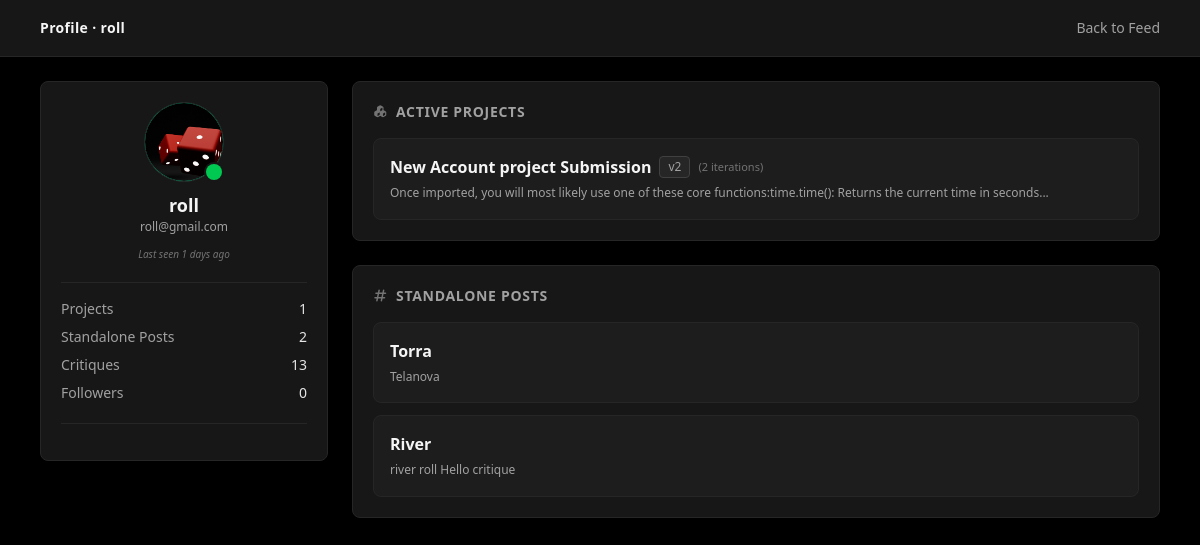
/profile/3 (signed in), run on the app's committed database.
### models.py (models this page shows)
class User(db.Model):
    __tablename__ = "user"
    __table_args__ = (
        db.UniqueConstraint("username", name="uq_user_username"),
        db.UniqueConstraint("email", name="uq_user_email"),
    )
    id = db.Column(db.Integer, primary_key=True)
    username = db.Column(db.String(50), nullable=False)
    email = db.Column(db.String(120), nullable=False)
    password_hash = db.Column(db.String(255), nullable=False)
    last_seen = db.Column(db.DateTime, default=datetime.utcnow)
    profile_pic = db.Column(db.String(255), nullable=True)
    is_admin = db.Column(db.Boolean, default=False)
    is_banned = db.Column(db.Boolean, default=False)
    created_at = db.Column(db.DateTime, default=datetime.utcnow)
    reports = db.Column(db.Integer, default=0)
    posts = db.relationship("Post", back_populates="user")
    projects = db.relationship("Project", back_populates="owner", cascade="all, delete-orphan")
    vote = db.relationship("Vote", back_populates="user", cascade="all, delete-orphan")
    contact = db.relationship(
        "UserContact",
        back_populates="user",
        uselist=False
    )
    critiques_authored = db.relationship("Critique", back_populates="author", cascade="all, delete-orphan")
    followed = db.relationship(
        "User",
        secondary=followers,
        primaryjoin=(id == followers.c.follower_id),
        secondaryjoin=(id == followers.c.followed_id),
        backref=db.backref("followers", lazy="dynamic"),
        lazy="dynamic"
    )

class Project(db.Model):
    __tablename__ = "project"
    id = db.Column(db.Integer, primary_key=True)
    name = db.Column(db.String(80), nullable=False)
    owner_id = db.Column(db.Integer, db.ForeignKey("user.id"), nullable=False)
    created_at = db.Column(db.DateTime, default=datetime.utcnow)
    owner = db.relationship("User", back_populates="projects")
    posts = db.relationship("Post", back_populates="project", cascade="all, delete-orphan")

class Post(db.Model):
    __tablename__ = "post"
    id = db.Column(db.Integer, primary_key=True)
    title = db.Column(db.String(200), nullable=False)
    link = db.Column(db.String(500), nullable=True)
    context = db.Column(db.Text)
    feedback = db.Column(db.Text)
    image_path = db.Column(db.String(255), nullable=True)
    version_number = db.Column(db.Integer, default=1, nullable=True)
    created_at = db.Column(db.DateTime, default=datetime.utcnow)
    is_locked = db.Column(db.Boolean, default=False)
    vote_count = db.Column(db.Integer, nullable=True, default=0)
    user_id = db.Column(db.Integer, db.ForeignKey("user.id"), nullable=False)
    project_id = db.Column(db.Integer, db.ForeignKey("project.id"), nullable=True)
    category_id = db.Column(db.Integer, db.ForeignKey("category.id"))
    reports = db.Column(db.Integer, default=0)
    user = db.relationship("User", back_populates="posts")
    project = db.relationship("Project", back_populates="posts")
    critiques = db.relationship(
        "Critique",
        backref="post",
        lazy=True,
        cascade="all, delete-orphan"
    )
    vote = db.relationship("Vote", back_populates="post", cascade="all, delete-orphan")

### app.py (the view)
@app.route("/profile/<int:user_id>")
@login_required
def profile(user_id):
    user = User.query.get_or_404(user_id)
    current_user = User.query.get(session["user_id"])
    user_projects = (
        db.session.query(Project)
        .filter(Project.owner_id == user.id)
        .join(Post, Post.project_id == Project.id)
        .group_by(Project.id)
        .order_by(db.func.max(Post.created_at).desc())
        .all()
    )
    project_snapshots = []
    for project in user_projects:
        latest_post = (
            Post.query.filter_by(project_id=project.id)
            .order_by(Post.version_number.desc())
            .first()
        )
        version_count = Post.query.filter_by(project_id=project.id).count()
        if latest_post:
            project_snapshots.append({
                "project": project,
                "latest_post": latest_post,
                "version_count": version_count
            })
    standalone_posts = (
        Post.query.filter_by(user_id=user.id, project_id=None)
        .order_by(Post.created_at.desc())
        .all()
    )
    critiques = Critique.query.filter_by(user_id=user.id).order_by(Critique.created_at.desc()).all()
    return render_template(
        "profile.html",
        user=user,
        current_user=current_user,
        project_snapshots=project_snapshots,
        standalone_posts=standalone_posts,
        critiques=critiques,
        last_seen_text=last_seen_text
    )

### app.py (called while the page is built)
def login_required(view_func):
    @wraps(view_func)
    def wrapped_view(*args, **kwargs):
        if not session.get("user_id"):
            flash("You must be logged in to access this page.", "error")
            return redirect(url_for("login"))
        return view_func(*args, **kwargs)
    return wrapped_view

@app.before_request
def update_last_seen():
    user_id = session.get("user_id")
    if not user_id:
        return
    user = User.query.get(user_id)
    if not user:
        return
    now = datetime.utcnow()
    if not user.last_seen or user.last_seen < now - LAST_SEEN_THROTTLE:
        user.last_seen = now
        db.session.commit()

def last_seen_text(last_seen):
    if not last_seen:
        return "never"
    delta = datetime.utcnow() - last_seen
    minutes = int(delta.total_seconds() / 60)
    if minutes < 1:
        return "just now"
    if minutes < 60:
        return f"{minutes} minutes ago"
    if minutes < 1440:
        return f"{minutes // 60} hours ago"
    return f"{minutes // 1440} days ago"

@app.context_processor
def inject_user():
    return {
        "is_logged_in": "user_id" in session,
        "is_admin": session.get("is_admin", False)
    }

### templates/profile.html (shortened to what this page needs)
<!doctype html>
<html lang="en">
  <head>
    <link rel="stylesheet" href="/static/output.css" />
    <link
      rel="stylesheet"
      href="https://cdn.jsdelivr.net/npm/@fortawesome/fontawesome-free@7.2.0/css/all.min.css"
    />
  </head>
  <body class="bg-neutral-950 text-neutral-100 antialiased">
    <header class="bg-neutral-900 border-b border-neutral-800 sticky top-0 z-50">
      <div class="max-w-6xl mx-auto px-4 h-14 flex items-center justify-between">
        <span class="text-sm font-semibold tracking-wide">Profile · {{ user.username }}</span>
        <a
          href="{{ url_for('feed') }}"
          class="text-sm text-neutral-400 hover:text-neutral-200 transition-colors"
        >
          Back to Feed
        </a>
      </div>
    </header>
    <main class="max-w-6xl mx-auto px-4 py-6 flex flex-col md:flex-row gap-6">
      <aside class="w-full md:w-64 lg:w-72 shrink-0 bg-neutral-900 border border-neutral-800 rounded-lg p-5 flex flex-col gap-5 h-fit">
        <div class="flex flex-col items-center gap-3 text-center">
          <div class="relative w-20 h-20 group/avatar rounded-full overflow-visible shrink-0 shadow-inner">
            <div class="w-full h-full rounded-full overflow-hidden flex items-center justify-center bg-emerald-400 text-neutral-950 text-2xl font-bold border border-neutral-800">
              {% if user.profile_pic %}
                <img
                  src="{{ url_for('static', filename=user.profile_pic) }}"
                  alt="{{ user.username }}'s Avatar"
                  class="w-full h-full object-cover"
                />
              {% else %}
                {{ user.username[0]|upper }}
              {% endif %}
            </div>
            <span class="absolute bottom-0.5 right-0.5 block h-4 w-4 rounded-full bg-green-500 ring-2 ring-neutral-900 z-30"></span>
          </div>
          <div class="w-full">
            <h2 class="text-lg font-semibold leading-tight text-neutral-100">
              {{ user.username }}
            </h2>
            <p class="text-xs text-neutral-400 break-all mt-0.5">{{ user.email }}</p>
            <p class="text-[10px] text-neutral-500 mt-3 italic">
              Last seen {{ last_seen_text(user.last_seen) }}
            </p>
          </div>
        </div>
        <div class="space-y-2 text-sm border-t border-neutral-800 pt-4">
          <div class="flex justify-between">
            <span class="text-neutral-400">Projects</span>
            <span class="text-neutral-200 font-medium">{{ project_snapshots|length }}</span>
          </div>
          <div class="flex justify-between">
            <span class="text-neutral-400">Standalone Posts</span>
            <span class="text-neutral-200 font-medium">{{ standalone_posts|length }}</span>
          </div>
          <div class="flex justify-between">
            <span class="text-neutral-400">Critiques</span>
            <span class="text-neutral-200 font-medium">{{ critiques|length }}</span>
          </div>
          <div class="flex justify-between">
            <span class="text-neutral-400">Followers</span>
            <span class="text-neutral-200 font-medium">{{ user.followers.count() }}</span>
          </div>
        </div>
        <div class="border-t border-neutral-800 pt-4 space-y-3">
        </div>
      </aside>
      <section class="flex-1 min-w-0 flex flex-col gap-6">
        <div class="bg-neutral-900 border border-neutral-800 rounded-lg p-4 sm:p-5">
          <h3 class="text-sm font-semibold text-neutral-400 mb-4 uppercase tracking-wider flex items-center gap-2">
            <i class="fa-solid fa-cubes text-xs text-neutral-500"></i> Active Projects
          </h3>
          {% if project_snapshots %}
          <div class="flex flex-col gap-3">
            {% for snapshot in project_snapshots %}
            {% set project = snapshot.project %}
            {% set post = snapshot.latest_post %}
            <div class="bg-neutral-800/40 border border-neutral-800 rounded-lg p-3 sm:p-4 hover:border-neutral-700 transition-colors group">
              <div class="flex flex-col sm:flex-row sm:items-start sm:justify-between gap-3">
                <div class="min-w-0 flex-1">
                  <div class="flex items-center gap-2 flex-wrap">
                    <a href="{{ url_for('view_post', user_id=user.id, post_id=post.id) }}">
                      <h4 class="font-semibold text-neutral-100 truncate group-hover:text-blue-400 transition-colors">
                        {{ project.name }}
                      </h4>
                    </a>
                    <span class="inline-flex items-center px-2 py-0.5 rounded text-xs font-medium bg-neutral-800 text-neutral-400 border border-neutral-700">
                      v{{ post.version_number }}
                    </span>
                    {% if snapshot.version_count > 1 %}
                    <span class="text-[11px] text-neutral-500">
                      ({{ snapshot.version_count }} iterations)
                    </span>
                    {% endif %}
                  </div>
                  <p class="text-xs text-neutral-400 mt-1 line-clamp-2 leading-relaxed">
                    {{ post.context|truncate(120) }}
                  </p>
                </div>
              </div>
            </div>
            {% endfor %}
          </div>
          {% else %}
          <p class="text-sm text-neutral-500 text-center py-6 bg-neutral-950/30 border border-dashed border-neutral-800 rounded-lg">No grouped projects created yet.</p>
          {% endif %}
        </div>
        <div class="bg-neutral-900 border border-neutral-800 rounded-lg p-4 sm:p-5">
          <h3 class="text-sm font-semibold text-neutral-400 mb-4 uppercase tracking-wider flex items-center gap-2">
            <i class="fa-solid fa-hashtag text-xs text-neutral-500"></i> Standalone Posts
          </h3>
          {% if standalone_posts %}
          <div class="flex flex-col gap-3">
            {% for post in standalone_posts %}
            <div class="bg-neutral-800/40 border border-neutral-800 rounded-lg p-3 sm:p-4 hover:border-neutral-700 transition-colors group">
              <div class="flex flex-col sm:flex-row sm:items-start sm:justify-between gap-3">
                <div class="min-w-0 flex-1">
                  <a href="{{ url_for('view_post', user_id=user.id, post_id=post.id) }}">
                    <h4 class="font-semibold text-neutral-100 truncate group-hover:text-blue-400 transition-colors">
                      {{ post.title }}
                    </h4>
                  </a>
                  <p class="text-xs text-neutral-400 mt-1 line-clamp-2 leading-relaxed">
                    {{ post.context|truncate(120) }}
                  </p>
                </div>
              </div>
            </div>
            {% endfor %}
          </div>
          {% else %}
          <p class="text-sm text-neutral-500 text-center py-6 bg-neutral-950/30 border border-dashed border-neutral-800 rounded-lg">No standalone posts published yet.</p>
          {% endif %}
        </div>
      </section>
    </main>
  </body>
</html>

### data on the page
User: username "roll", profile_pic (picture), email "roll@gmail.com", last_seen "1 days ago"
Project: name "New Account project Submission"
Post: version_number "2", context "Once imported, you will most likely use one of these core functions:time.time(): Returns the current time in seconds..."
Post: title "Torra", context "Telanova"
Post: title "River", context "river roll Hello critique"

### other printed values
{{ project_snapshots|length }} "1"
{{ standalone_posts|length }} "2"
{{ critiques|length }} "13"
{{ user.followers.count() }} "0"
{{ snapshot.version_count }} "2"
